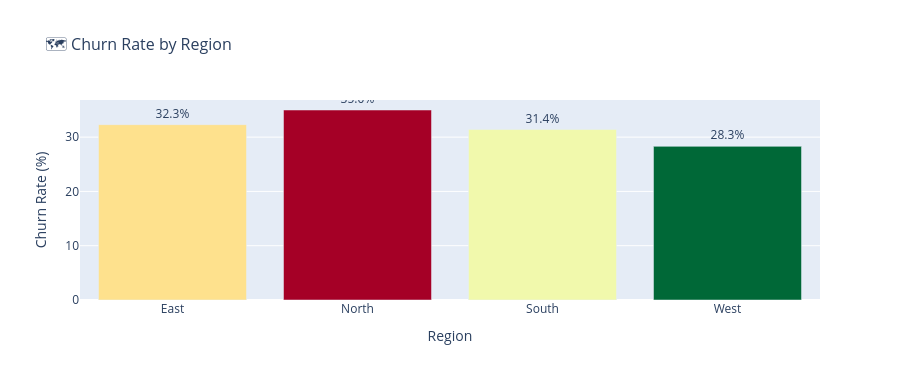

Here is the notebook cell this chart was saved with:
### Markdown cell above
## 🗺️ Churn by Region

### Code cell
region_churn = df.groupby('Region').agg(
    Total=('Churn','count'), Churned=('Churn','sum')).reset_index()
region_churn['ChurnRate'] = (region_churn['Churned']/region_churn['Total']*100).round(1)

fig = px.bar(region_churn, x='Region', y='ChurnRate',
    color='ChurnRate', color_continuous_scale='RdYlGn_r',
    text='ChurnRate', title='🗺️ Churn Rate by Region',
    labels={'ChurnRate':'Churn Rate (%)'})
fig.update_traces(texttemplate='%{text:.1f}%', textposition='outside')
fig.update_layout(height=380, title_font_size=16, coloraxis_showscale=False)
fig.show()

### Figure 1 — Plotly figure (JSON) as saved in the notebook; plotly's stock layout.template omitted (floating-point values rounded to 4 significant figures)
{"data": [{"alignmentgroup": "True", "hovertemplate": "Region=%{x}<br>Churn Rate (%)=%{marker.color}<extra></extra>", "legendgroup": "", "marker": {"color": [32.3, 35, 31.4, 28.3], "coloraxis": "coloraxis", "pattern": {"shape": ""}}, "name": "", "offsetgroup": "", "orientation": "v", "showlegend": false, "text": [32.3, 35, 31.4, 28.3], "textposition": "outside", "texttemplate": "%{text:.1f}%", "type": "bar", "x": ["East", "North", "South", "West"], "xaxis": "x", "y": [32.3, 35, 31.4, 28.3], "yaxis": "y"}], "layout": {"barmode": "relative", "coloraxis": {"colorbar": {"title": {"text": "Churn Rate (%)"}}, "colorscale": [[0, "rgb(0,104,55)"], [0.1, "rgb(26,152,80)"], [0.2, "rgb(102,189,99)"], [0.3, "rgb(166,217,106)"], [0.4, "rgb(217,239,139)"], [0.5, "rgb(255,255,191)"], [0.6, "rgb(254,224,139)"], [0.7, "rgb(253,174,97)"], [0.8, "rgb(244,109,67)"], [0.9, "rgb(215,48,39)"], [1, "rgb(165,0,38)"]], "showscale": false}, "height": 380, "legend": {"tracegroupgap": 0}, "title": {"font": {"size": 16}, "text": "🗺️ Churn Rate by Region"}, "xaxis": {"anchor": "y", "domain": [0, 1], "title": {"text": "Region"}}, "yaxis": {"anchor": "x", "domain": [0, 1], "title": {"text": "Churn Rate (%)"}}}}
